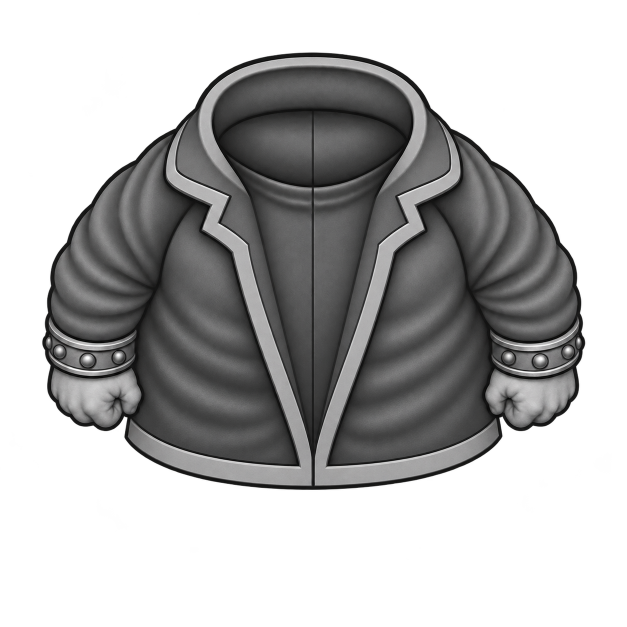
#> input picture kit-personnages/nain/corps/body_dwarf_coat_relaxed.png, 1254 x 1254 px, found by its file name (shown at 1/2 size)
$ python -i plt.py   (imports and definitions only)
#> lines starting #> are read from the running program, lines starting #| are printed output that depends on the picture; after the words box and inside, x2 and y2 are one past the last pixel; in counts of white or black regions, pixels touching at a corner belong together
### kit-personnages/outils/norm.py
# Ramène chaque corps au cadrage de référence (col au même endroit, même échelle), d'après la forme du col
from PIL import Image
import numpy as np
def collar(path):
    a=np.array(Image.open(path).convert('RGBA'))[...,3]>60
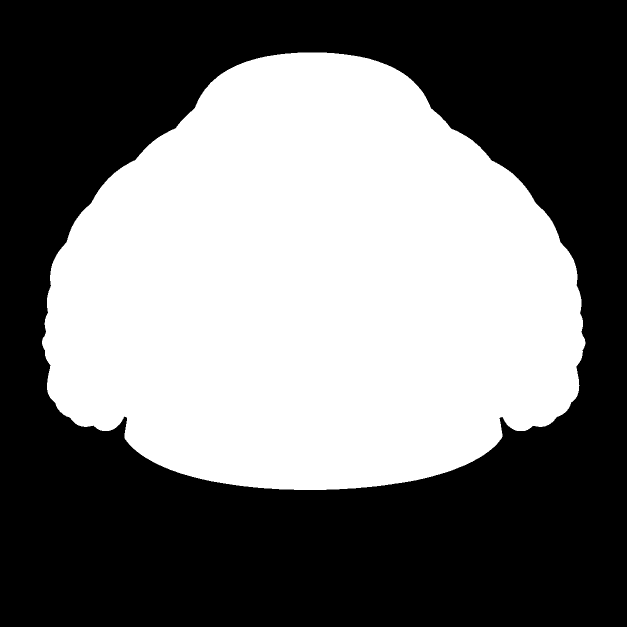
#> a: shape (1254, 1254) bool (shown at 1/2 size); 45.2% white; 1 white region, box (x1, y1, x2, y2) and area: (84, 105, 1171, 980) 711465
    cols=np.where(a[:,560:700].any(0))[0];top=min(np.where(a[:,560+c])[0].min() for c in cols)
#> after `cols = np.where(a[:, 560:700].any(0))[0]`: cols = 140 values from 0 to 139
#> after `top = min((np.where(a[:, 560 + c])[0].min() for c in cols))`: top = 105
    row=a[top+70];xs=np.where(row)[0];xs=xs[(xs>300)&(xs<960)]
#> after `xs = np.where(row)[0]`: xs = 425 values from 413 to 837
    # largeur du col : plage continue autour du centre
    c=627;l=c
    while l>0 and row[l-1]: l-=1
#> this loop made 214 passes
#> l on passes 1 to 3: 626, 625, 624
#> after the loop, l = 413
    r=c
    while r<len(row)-1 and row[r+1]: r+=1
#> after the loop, r = 837
    return top,l,r
REF=collar('../c7/originaux_1254/body_dwarf_coat_relaxed.png')
#> REF = (105, 413, 837)
# [9 lines left out: functions normalize, normalize_like, not called in this run]
# [4 lines that do not run on import are left out]

### kit-personnages/outils/plt.py
# Armure de plates sans tabard (paladin, clerc en armure, guerrier). Corps dessiné par GPT (plt/relaxed.png) : il a sa propre silhouette
# (plus long que le garde, bras plus écartés), donc ses propres poses. Matières : 4 métal, 9 bordure (teintable), 15 cotte de mailles, 6 ceinture.
import numpy as np
from PIL import Image
from scipy import ndimage as ndi
import grd,full,kit,legs
CHEST=(256,350);CHEST_SIZE=92;DY=34                      # emblème sur le plastron ; les bottes sont descendues (le corps est plus long)
REFSRC='../plt/relaxed2.png'                             # toutes les poses de ce corps partagent le cadrage de la pose validée (torse identique)
def prep(src='../plt/relaxed.png',tag='relaxed'):
    import norm
    top,l,r=norm.collar(REFSRC);s=(norm.REF[2]-norm.REF[1])/(r-l);cx=(l+r)/2;rcx=(norm.REF[1]+norm.REF[2])/2
#> call 2 of collar, with path = '../plt/relaxed2.png'
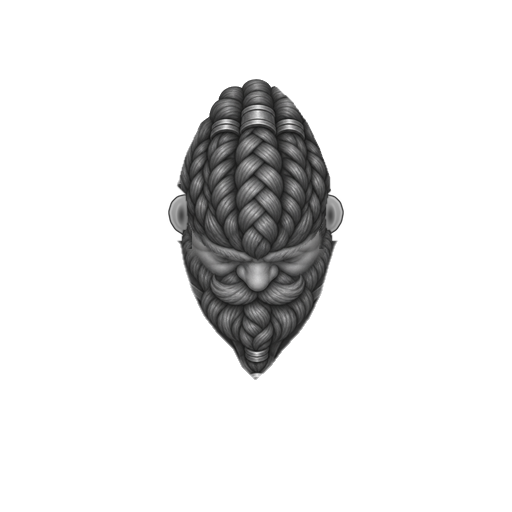
#> input picture kit-personnages/nain/tete/head_fix.png, 512 x 512 px, given in place of relaxed2.png, which was not available
#> in collar (call 2), `a=np.array(Image.open(path).convert('RGBA'))[...,3]>60`:
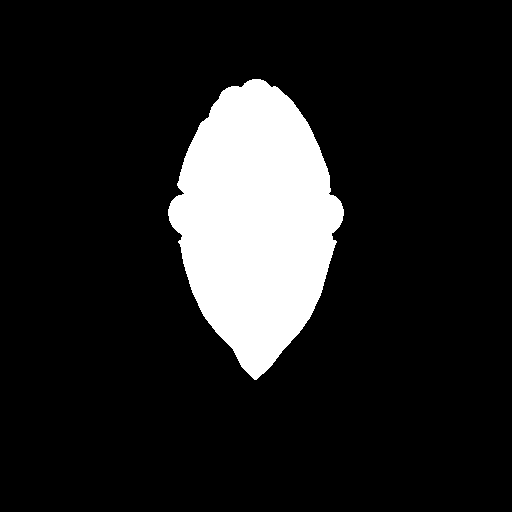
#> a: shape (512, 512) bool; 13.1% white; 1 white region, box (x1, y1, x2, y2) and area: (168, 79, 344, 380) 34375
#> in collar (call 2), `cols = np.where(a[:, 560:700].any(0))[0]`: cols = empty array
    Image.open(src).convert('RGBA').transform((1254,1500),Image.AFFINE,(1/s,0,cx-rcx/s,0,1/s,top-norm.REF[0]/s),Image.BICUBIC).save(f'../plt/n_{tag}.png')
    a=np.array(Image.open(f'../plt/n_{tag}.png').convert('RGBA')).astype(float);al=a[...,3]>60;lum=a[...,:3].mean(-1);H,W=al.shape
    line=(ndi.gaussian_filter(lum,1.0)<grd.bodyseg.LT)&al;comp,k=ndi.label(al&~line);idx=np.arange(1,k+1);ml=ndi.mean(lum,comp,idx);ar=ndi.sum(al,comp,idx);cy,cx=np.array(ndi.center_of_mass(al,comp,idx)).T
    inner=ndi.binary_erosion(comp>0,iterations=5)&~ndi.binary_dilation(line,iterations=4);hp=lum-ndi.gaussian_filter(lum,1.6);ni=ndi.sum(inner,comp,idx);tx=np.sqrt(ndi.sum(hp**2*inner,comp,idx)/np.maximum(ni,1))
    kind=np.where(ml>125,4,np.where(ml<68,6,np.where(tx>7.5,15,9)));kind[(ar>40000)&(np.abs(cx-627)<60)&(cy<600)&(ml<90)]=7;kind[(kind==9)&(np.abs(cx-627)>300)]=15
    lab=np.zeros((H,W),int);lab[comp>0]=kind[comp[comp>0]-1];_,ix=ndi.distance_transform_edt(lab==0,return_indices=True);lab=lab[ix[0],ix[1]];lab[~al]=0
    big=comp==(np.argmax(np.where((np.abs(cx-627)<80)&(cy>700)&(cy<950),ar,0))+1);return a,lab,ndi.binary_fill_holes(big)
# [20 lines left out: functions char, _sides, not called in this run]
BASE={}
# [19 lines left out: functions pose, coif, not called in this run]

# --- Main qui tient (plt/grip.png) : le gantelet de gauche serre un bout de manche ; l'arme (weapons.py) se glisse dedans ----------------------
def _n(x,y):
    import norm
    top,l,r=norm.collar(REFSRC);s=(norm.REF[2]-norm.REF[1])/(r-l);return (norm.REF[1]+norm.REF[2])/2+s*(x-(l+r)/2),norm.REF[0]+s*(y-top)
# [19 lines left out: functions grip, armed, not called in this run]
# --- Bras tendu (plt/reach.png) : gantelet ouvert, paume vers le haut. PALM = centre de la paume (image normalisée).
def reach(src='../plt/reach.png',tag='reach'):
    P=prep(src,tag);return P,_n(150,810)

#> (the run stopped early here; a loop or call above may not have finished)
